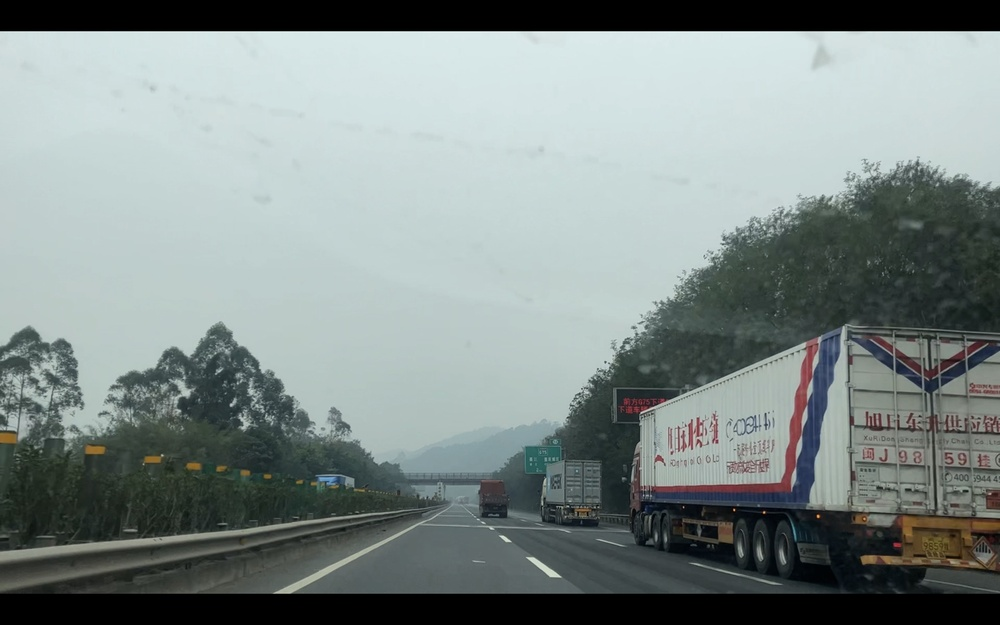
#> input picture opencv_python_study/again/images/highway.jpg, 1000 x 625 px, shrunk from 2880 x 1800 before the run
$ jupyter execute --allow-errors chapter16.ipynb
#> lines starting #> are read from the running program, lines starting #| are printed output that depends on the picture
# 霍夫变换

霍夫变换是一种在图像中寻找直线、圆形以及其他简单形状的方法。

霍夫直线变换用来在图像内寻找直线，霍夫圆变换用来在图像内寻找圆。在OpenCV中，前者可以用函数cv2.HoughLines()和函数cv2.HoughLinesP()实现，后者可以用函数cv2.HoughCircles()实现。

霍夫变换的原理《OpenCV轻松入门：面向Python》第十六章已经解释的很清楚了。需要的时候查看此书即可。

[cell 1]
import cv2
import numpy as np
import matplotlib.pyplot as plt
img = cv2.imread('images/highway.jpg', -1)
#> img is the input picture: shape (625, 1000, 3); mean B, G, R 136.3, 138.1, 127.6
gray = cv2.cvtColor(img, cv2.COLOR_BGR2GRAY)
# 边缘检测
edges = cv2.Canny(gray,50,150, apertureSize =3)
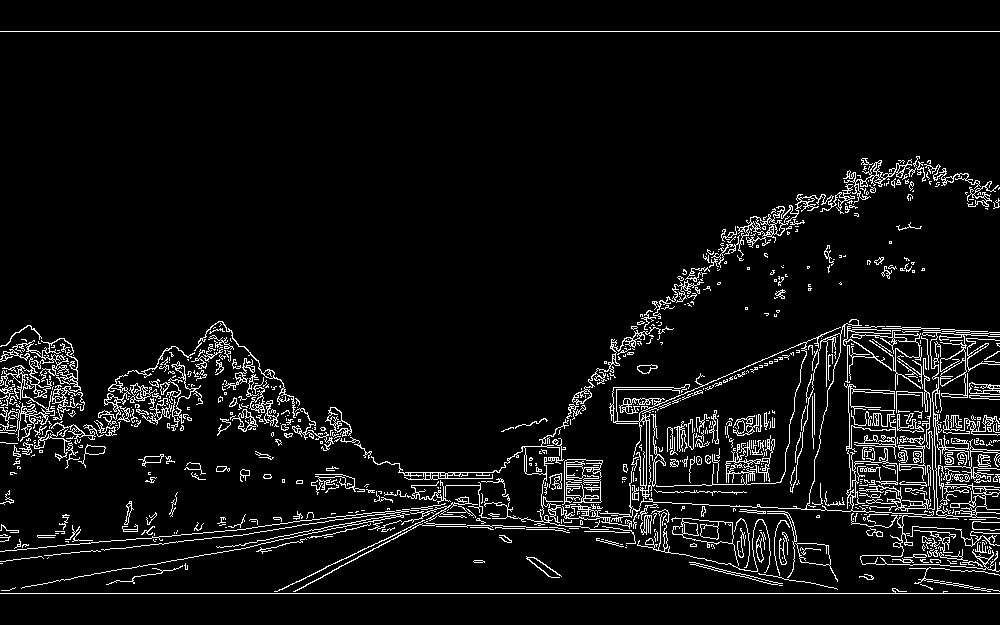
#> edges: shape (625, 1000); 6.1% white in thin lines or dots
orgb=cv2.cvtColor(img, cv2.COLOR_BGR2RGB)
oShow=orgb.copy()
# 霍夫变换
lines = cv2.HoughLinesP(edges,1, np.pi/180,1, minLineLength=100, maxLineGap=10)
#> lines = 47 rows, first 6: [553, 434, 606, 542], [42, 452, 42, 341], [15, 431, 117, 429], [966, 519, 996, 416], [0, 31, 999, 31], [0, 593, 999, 593]
for line in lines:
    x1, y1, x2, y2 = line[0]
    cv2.line(orgb, (x1, y1), (x2, y2), (255,0,0),5)
#> this loop made 47 passes
#> (x1, y1, x2, y2) on passes 1 to 12: (553, 434, 606, 542), (42, 452, 42, 341), (15, 431, 117, 429), (966, 519, 996, 416), (0, 31, 999, 31), (0, 593, 999, 593), (879, 496, 992, 522), (3, 590, 253, 546), (639, 441, 772, 417), (633, 456, 774, 426), (667, 439, 774, 421), (124, 394, 258, 361)
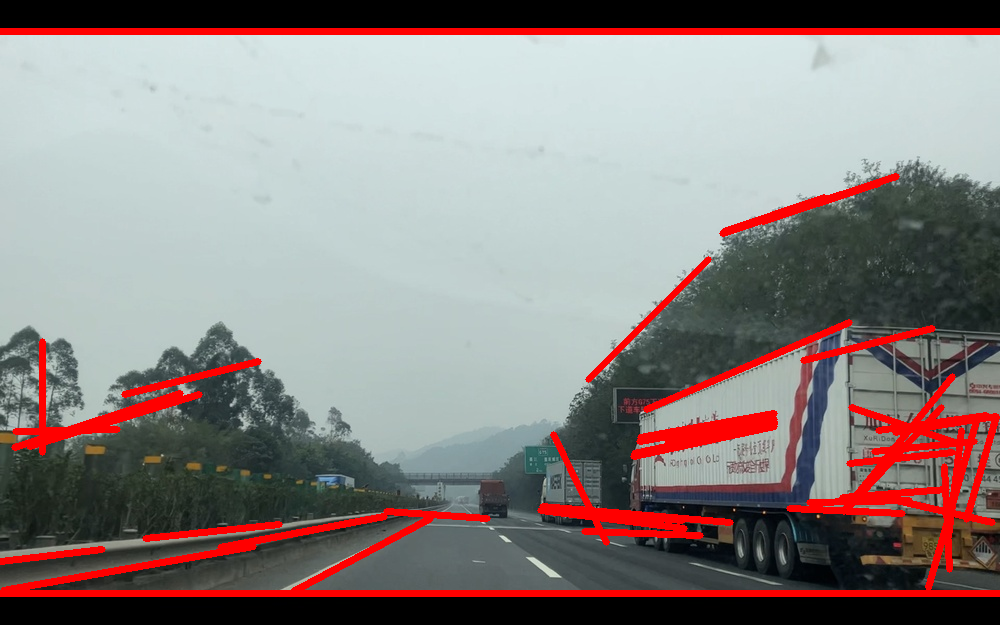
#> orgb: shape (625, 1000, 3); mean R, G, B 139.6, 130.5, 128.9
plt.subplot(121)
plt.imshow(oShow)
plt.axis('off')
plt.title('origin')
plt.subplot(122)
plt.imshow(orgb)
plt.axis('off')
plt.title('line')
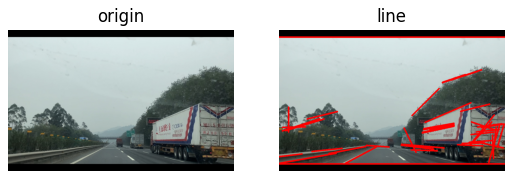
#> figure drawn by matplotlib, 2 panels

# 霍夫圆环变换

霍夫变换除了用来检测直线外，也能用来检测其他几何对象。实际上，只要是能够用一个参数方程表示的对象，都适合用霍夫变换来检测。

[cell 2]
import cv2
import numpy as np
import matplotlib.pyplot as plt
img = cv2.imread('images/coins.jpg',0)
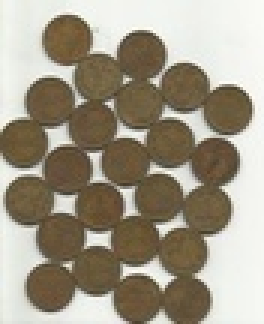
#> input picture opencv_python_study/again/images/coins.jpg, 88 x 108 px, shrunk from 252 x 312 before the run (shown 3 times larger)
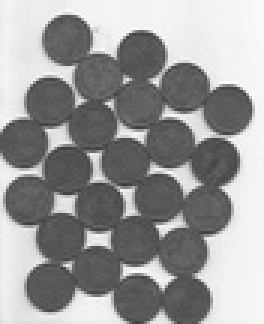
#> img: shape (108, 88) (shown 3 times larger); min 60, max 255, mean 153.7
imgo=cv2.imread('images/coins.jpg', -1)
#> imgo is the input picture: shape (108, 88, 3); mean B, G, R 136.3, 153.2, 161.4
o=cv2.cvtColor(imgo, cv2.COLOR_BGR2RGB)
oshow=o.copy()
img = cv2.medianBlur(img,5)
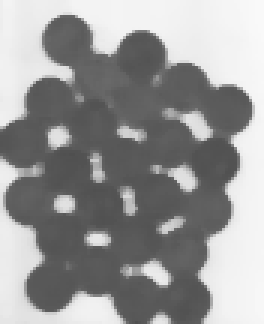
#> img: shape (108, 88) (shown 3 times larger); min 79, max 249, mean 151.6
circles = cv2.HoughCircles(img, cv2.HOUGH_GRADIENT,1,300,
param1=50, param2=30, minRadius=100, maxRadius=200)
#> circles = None
#> (the rest of this cell did not finish here and is left out)
